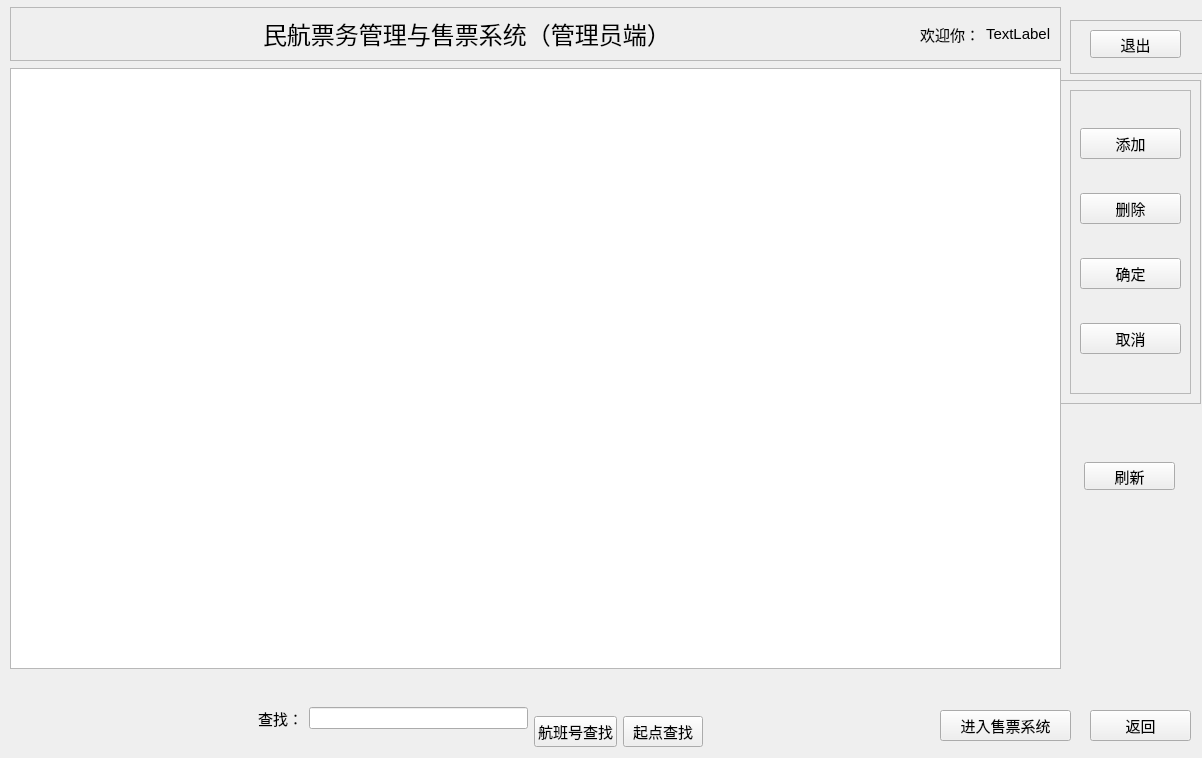
<?xml version="1.0" encoding="UTF-8"?>
<ui version="4.0">
 <class>manage</class>
 <widget class="QWidget" name="manage">
  <property name="geometry">
   <rect>
    <x>0</x>
    <y>0</y>
    <width>1202</width>
    <height>758</height>
   </rect>
  </property>
  <property name="windowTitle">
   <string>Form</string>
  </property>
  <widget class="QTableView" name="tableView">
   <property name="geometry">
    <rect>
     <x>10</x>
     <y>68</y>
     <width>1051</width>
     <height>601</height>
    </rect>
   </property>
  </widget>
  <widget class="QFrame" name="frame_5">
   <property name="geometry">
    <rect>
     <x>1070</x>
     <y>20</y>
     <width>141</width>
     <height>54</height>
    </rect>
   </property>
   <property name="frameShape">
    <enum>QFrame::StyledPanel</enum>
   </property>
   <property name="frameShadow">
    <enum>QFrame::Raised</enum>
   </property>
   <widget class="QPushButton" name="pushButtonexit">
    <property name="geometry">
     <rect>
      <x>20</x>
      <y>10</y>
      <width>91</width>
      <height>28</height>
     </rect>
    </property>
    <property name="font">
     <font>
      <pointsize>11</pointsize>
     </font>
    </property>
    <property name="text">
     <string>退出</string>
    </property>
   </widget>
  </widget>
  <widget class="QFrame" name="frame_3">
   <property name="geometry">
    <rect>
     <x>1060</x>
     <y>80</y>
     <width>141</width>
     <height>324</height>
    </rect>
   </property>
   <property name="frameShape">
    <enum>QFrame::StyledPanel</enum>
   </property>
   <property name="frameShadow">
    <enum>QFrame::Raised</enum>
   </property>
   <layout class="QGridLayout" name="gridLayout_2">
    <item row="5" column="0">
     <widget class="QFrame" name="frame_2">
      <property name="frameShape">
       <enum>QFrame::StyledPanel</enum>
      </property>
      <property name="frameShadow">
       <enum>QFrame::Raised</enum>
      </property>
      <layout class="QGridLayout" name="gridLayout_3">
       <item row="1" column="0">
        <widget class="QPushButton" name="pushButtondelete">
         <property name="font">
          <font>
           <pointsize>11</pointsize>
          </font>
         </property>
         <property name="text">
          <string>删除</string>
         </property>
        </widget>
       </item>
       <item row="2" column="0">
        <widget class="QPushButton" name="pushButtonsure">
         <property name="font">
          <font>
           <pointsize>11</pointsize>
          </font>
         </property>
         <property name="text">
          <string>确定</string>
         </property>
        </widget>
       </item>
       <item row="3" column="0">
        <widget class="QPushButton" name="pushButtoncancel">
         <property name="font">
          <font>
           <pointsize>11</pointsize>
          </font>
         </property>
         <property name="text">
          <string>取消</string>
         </property>
        </widget>
       </item>
       <item row="0" column="0">
        <widget class="QPushButton" name="pushButtonadd">
         <property name="font">
          <font>
           <pointsize>11</pointsize>
          </font>
         </property>
         <property name="text">
          <string>添加</string>
         </property>
        </widget>
       </item>
      </layout>
     </widget>
    </item>
   </layout>
  </widget>
  <widget class="QWidget" name="widget" native="true">
   <property name="geometry">
    <rect>
     <x>40</x>
     <y>690</y>
     <width>881</width>
     <height>57</height>
    </rect>
   </property>
   <layout class="QGridLayout" name="gridLayout_4">
    <item row="2" column="7">
     <spacer name="horizontalSpacer_7">
      <property name="orientation">
       <enum>Qt::Horizontal</enum>
      </property>
      <property name="sizeHint" stdset="0">
       <size>
        <width>69</width>
        <height>20</height>
       </size>
      </property>
     </spacer>
    </item>
    <item row="2" column="0">
     <spacer name="horizontalSpacer_6">
      <property name="orientation">
       <enum>Qt::Horizontal</enum>
      </property>
      <property name="sizeHint" stdset="0">
       <size>
        <width>69</width>
        <height>20</height>
       </size>
      </property>
     </spacer>
    </item>
    <item row="2" column="3">
     <widget class="QPushButton" name="pushButtonNum">
      <property name="font">
       <font>
        <pointsize>11</pointsize>
       </font>
      </property>
      <property name="text">
       <string>航班号查找</string>
      </property>
     </widget>
    </item>
    <item row="2" column="4">
     <widget class="QPushButton" name="pushButtonStart">
      <property name="font">
       <font>
        <pointsize>11</pointsize>
       </font>
      </property>
      <property name="text">
       <string>起点查找</string>
      </property>
     </widget>
    </item>
    <item row="1" column="2" rowspan="2">
     <widget class="QLineEdit" name="lineEdit"/>
    </item>
    <item row="1" column="1" rowspan="2">
     <widget class="QLabel" name="label_2">
      <property name="font">
       <font>
        <family>Agency FB</family>
        <pointsize>11</pointsize>
       </font>
      </property>
      <property name="text">
       <string>查找：</string>
      </property>
     </widget>
    </item>
   </layout>
  </widget>
  <widget class="QFrame" name="frame">
   <property name="geometry">
    <rect>
     <x>10</x>
     <y>7</y>
     <width>1051</width>
     <height>54</height>
    </rect>
   </property>
   <property name="frameShape">
    <enum>QFrame::StyledPanel</enum>
   </property>
   <property name="frameShadow">
    <enum>QFrame::Raised</enum>
   </property>
   <layout class="QHBoxLayout" name="horizontalLayout">
    <item>
     <spacer name="horizontalSpacer_11">
      <property name="orientation">
       <enum>Qt::Horizontal</enum>
      </property>
      <property name="sizeHint" stdset="0">
       <size>
        <width>40</width>
        <height>20</height>
       </size>
      </property>
     </spacer>
    </item>
    <item>
     <widget class="QLabel" name="label">
      <property name="font">
       <font>
        <family>黑体</family>
        <pointsize>18</pointsize>
       </font>
      </property>
      <property name="text">
       <string>民航票务管理与售票系统（管理员端）</string>
      </property>
     </widget>
    </item>
    <item>
     <spacer name="horizontalSpacer_2">
      <property name="orientation">
       <enum>Qt::Horizontal</enum>
      </property>
      <property name="sizeHint" stdset="0">
       <size>
        <width>50</width>
        <height>20</height>
       </size>
      </property>
     </spacer>
    </item>
    <item>
     <widget class="QLabel" name="label_3">
      <property name="font">
       <font>
        <pointsize>11</pointsize>
       </font>
      </property>
      <property name="text">
       <string>欢迎你：</string>
      </property>
     </widget>
    </item>
    <item>
     <widget class="QLabel" name="labelReallyName">
      <property name="font">
       <font>
        <pointsize>11</pointsize>
       </font>
      </property>
      <property name="text">
       <string>TextLabel</string>
      </property>
     </widget>
    </item>
   </layout>
  </widget>
  <widget class="QPushButton" name="pushButtonreturn">
   <property name="geometry">
    <rect>
     <x>1090</x>
     <y>710</y>
     <width>101</width>
     <height>31</height>
    </rect>
   </property>
   <property name="font">
    <font>
     <pointsize>11</pointsize>
    </font>
   </property>
   <property name="text">
    <string>返回</string>
   </property>
  </widget>
  <widget class="QPushButton" name="pushButtonfresh">
   <property name="geometry">
    <rect>
     <x>1084</x>
     <y>462</y>
     <width>91</width>
     <height>28</height>
    </rect>
   </property>
   <property name="font">
    <font>
     <pointsize>11</pointsize>
    </font>
   </property>
   <property name="text">
    <string>刷新</string>
   </property>
  </widget>
  <widget class="QPushButton" name="pushButtonorder">
   <property name="geometry">
    <rect>
     <x>940</x>
     <y>710</y>
     <width>131</width>
     <height>31</height>
    </rect>
   </property>
   <property name="font">
    <font>
     <pointsize>11</pointsize>
    </font>
   </property>
   <property name="text">
    <string>进入售票系统</string>
   </property>
  </widget>
 </widget>
 <resources/>
 <connections/>
</ui>
